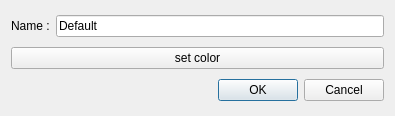
<?xml version="1.0" encoding="UTF-8"?>
<ui version="4.0">
 <class>edittag</class>
 <widget class="QDialog" name="edittag">
  <property name="geometry">
   <rect>
    <x>0</x>
    <y>0</y>
    <width>395</width>
    <height>116</height>
   </rect>
  </property>
  <property name="windowTitle">
   <string>Dialog</string>
  </property>
  <layout class="QVBoxLayout" name="verticalLayout">
   <item>
    <layout class="QHBoxLayout" name="horizontalLayout">
     <item>
      <widget class="QLabel" name="nameLabel">
       <property name="text">
        <string>Name :</string>
       </property>
       <property name="buddy">
        <cstring>tagEdit</cstring>
       </property>
      </widget>
     </item>
     <item>
      <widget class="QLineEdit" name="tagEdit">
       <property name="text">
        <string>Default</string>
       </property>
      </widget>
     </item>
    </layout>
   </item>
   <item>
    <widget class="QPushButton" name="setColorButton">
     <property name="text">
      <string>set color</string>
     </property>
    </widget>
   </item>
   <item>
    <widget class="QDialogButtonBox" name="buttonBox">
     <property name="orientation">
      <enum>Qt::Horizontal</enum>
     </property>
     <property name="standardButtons">
      <set>QDialogButtonBox::Cancel|QDialogButtonBox::Ok</set>
     </property>
    </widget>
   </item>
  </layout>
 </widget>
 <resources/>
 <connections>
  <connection>
   <sender>buttonBox</sender>
   <signal>accepted()</signal>
   <receiver>edittag</receiver>
   <slot>accept()</slot>
   <hints>
    <hint type="sourcelabel">
     <x>248</x>
     <y>254</y>
    </hint>
    <hint type="destinationlabel">
     <x>157</x>
     <y>274</y>
    </hint>
   </hints>
  </connection>
  <connection>
   <sender>buttonBox</sender>
   <signal>rejected()</signal>
   <receiver>edittag</receiver>
   <slot>reject()</slot>
   <hints>
    <hint type="sourcelabel">
     <x>316</x>
     <y>260</y>
    </hint>
    <hint type="destinationlabel">
     <x>286</x>
     <y>274</y>
    </hint>
   </hints>
  </connection>
 </connections>
</ui>
